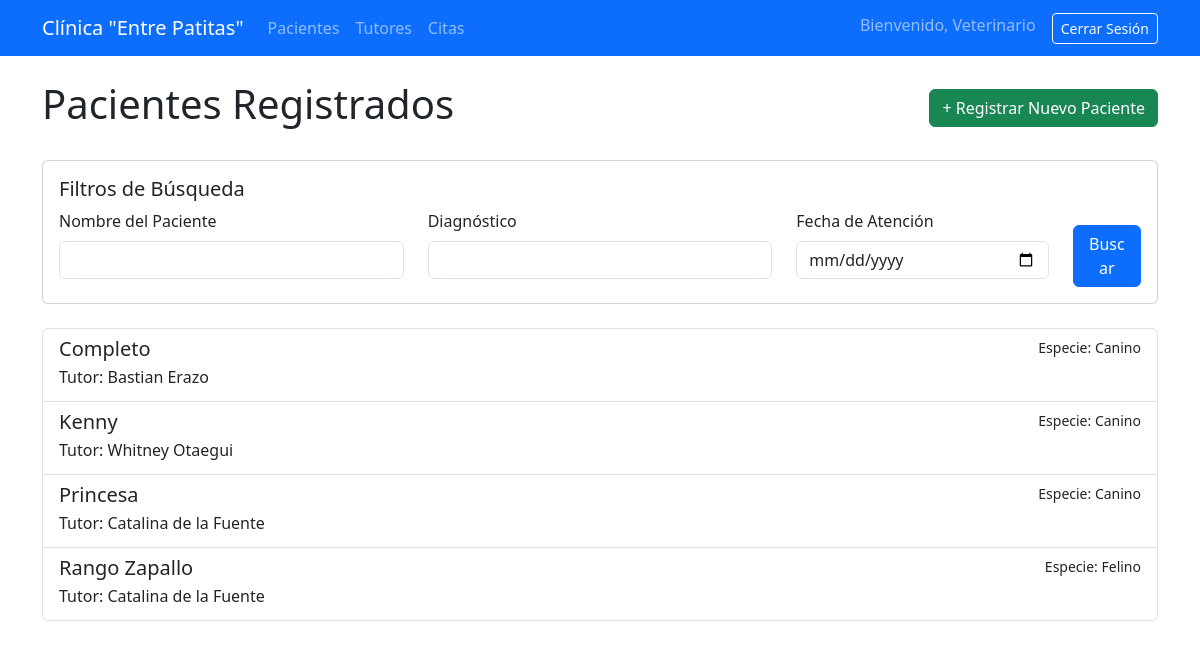
Screenshot of /gestion/pacientes/ (signed in) with the database file from the repository.
### gestion/models.py (models this page shows, shortened)
class Paciente(models.Model):
    foto = models.ImageField(upload_to='fotos_pacientes/', blank=True, null=True, verbose_name="Fotografía del Paciente")
    nombre = models.CharField(max_length=50)
    especie = models.CharField(max_length=50)
    raza = models.CharField(max_length=50)
    sexo = models.CharField(max_length=10)
    fecha_nacimiento = models.DateField()
    microchip_tatuaje = models.CharField(max_length=50, blank=True, null=True)
    alertas = models.ManyToManyField(AlertaClinica, blank=True, verbose_name="Alertas Clinicas")
    tutor = models.ForeignKey(Tutor, on_delete=models.CASCADE, related_name='pacientes')

class Tutor(models.Model):
    nombre_completo = models.CharField(max_length=100)
    rut = models.CharField(max_length=12, unique=True)
    direccion = models.CharField(max_length=200)
    telefono = models.CharField(max_length=15)
    email = models.EmailField(unique=True)
    datos_bloqueados = models.BooleanField(default=False, verbose_name="Datos Bloqueados (No editar)")
    history = HistoricalRecords()

### gestion/views.py (the view)
# urls.py: path('pacientes/', views.lista_pacientes, name='lista_pacientes'),
@login_required
def lista_pacientes(request):
    queryset = Paciente.objects.all()
    nombre_query = request.GET.get('nombre')
    diagnostico_query = request.GET.get('diagnostico')
    fecha_query = request.GET.get('fecha')
    if nombre_query:
        queryset = queryset.filter(nombre__icontains=nombre_query)
    if diagnostico_query:
        queryset = queryset.filter(atenciones__diagnostico__icontains=diagnostico_query)
    if fecha_query:
        queryset = queryset.filter(atenciones__fecha_atencion__date=fecha_query)
    pacientes_filtrados = queryset.distinct().order_by('nombre')
    contexto = {
        'pacientes': pacientes_filtrados,
    }
    return render(request, 'gestion/lista_pacientes.html', contexto)

### gestion/templates/gestion/lista_pacientes.html (shortened to what this page needs)
{% extends 'gestion/base.html' %}
{% block content %}
    <div class="d-flex justify-content-between align-items-center mb-4">
        <h1>Pacientes Registrados</h1>
        <a href="{% url 'crear_paciente' %}" class="btn btn-success">+ Registrar Nuevo Paciente</a>
    </div>
    <form method="get" class="card card-body mb-4">
        <h5 class="card-title">Filtros de Búsqueda</h5>
        <div class="row">
            <div class="col-md-4 mb-2">
                <label for="nombre" class="form-label">Nombre del Paciente</label>
                <input type="text" name="nombre" id="nombre" class="form-control" value="{{ request.GET.nombre }}">
            </div>
            <div class="col-md-4 mb-2">
                <label for="diagnostico" class="form-label">Diagnóstico</label>
                <input type="text" name="diagnostico" id="diagnostico" class="form-control" value="{{ request.GET.diagnostico }}">
            </div>
            <div class="col-md-3 mb-2">
                <label for="fecha" class="form-label">Fecha de Atención</label>
                <input type="date" name="fecha" id="fecha" class="form-control" value="{{ request.GET.fecha }}">
            </div>
            <div class="col-md-1 d-flex align-items-end">
                <button class="btn btn-primary w-100" type="submit">Buscar</button>
            </div>
        </div>
    </form>
    <div class="list-group">
        {% for paciente in pacientes %}
            <a href="{% url 'detalle_paciente' paciente.id %}" class="list-group-item list-group-item-action">
                <div class="d-flex w-100 justify-content-between">
                    <h5 class="mb-1">{{ paciente.nombre }}</h5>
                    <small>Especie: {{ paciente.especie }}</small>
                </div>
                <p class="mb-1">Tutor: {{ paciente.tutor.nombre_completo }}</p>
            </a>
        {% empty %}
            <div class="alert alert-info" role="alert">
                No hay pacientes registrados que coincidan con la búsqueda.
            </div>
        {% endfor %}
    </div>
{% endblock %}

### gestion/templates/gestion/base.html (shortened to what this page needs)
{% load static %}
<!doctype html>
<html lang="es">
<head>
    <link href="https://cdn.jsdelivr.net/npm/bootstrap@5.3.3/dist/css/bootstrap.min.css" rel="stylesheet">
</head>
<body>
    <nav class="navbar navbar-expand-lg navbar-dark bg-primary">
        <div class="container">
            <a class="navbar-brand" href="{% url 'lista_pacientes' %}">Clínica "Entre Patitas"</a>
            <div class="collapse navbar-collapse">
                <ul class="navbar-nav me-auto mb-2 mb-lg-0">
                    <li class="nav-item">
                        <a class="nav-link" href="{% url 'lista_pacientes' %}">Pacientes</a>
                    </li>
                    <li class="nav-item">
                        <a class="nav-link" href="{% url 'lista_tutores' %}">Tutores</a>
                    </li>
                    <li class="nav-item">
                        <a class="nav-link" href="{% url 'calendario_citas' %}">Citas</a>
                    </li>
                </ul>
                <ul class="navbar-nav ms-auto mb-2 mb-lg-0">
                    {% if user.is_authenticated %}
                        <li class="nav-item">
                            <span class="navbar-text">
                                Bienvenido, {{ user.username }}
                            </span>
                        </li>
                        <li class="nav-item ms-3">
                            <form action="{% url 'logout' %}" method="post" class="d-inline">
                                    <button type="submit" class="btn btn-outline-light btn-sm">Cerrar Sesión</button>
                            </form>
                        </li>
                    {% else %}
                        <li class="nav-item">
                            <a href="{% url 'login' %}" class="btn btn-outline-light btn-sm">Iniciar Sesión</a>
                        </li>
                    {% endif %}
                </ul>
            </div>
        </div>
    </nav>
    <main class="container mt-4">
        {% block content %}
        {% endblock %}
    </main>
</body>
</html>

### rows the page displays
Paciente: nombre "Completo", especie "Canino", tutor.nombre_completo "Bastian Erazo"
Paciente: nombre "Kenny", especie "Canino", tutor.nombre_completo "Whitney Otaegui"
Paciente: nombre "Princesa", especie "Canino", tutor.nombre_completo "Catalina de la Fuente"
Paciente: nombre "Rango Zapallo", especie "Felino", tutor.nombre_completo "Catalina de la Fuente"

### other values shown
{{ user.username }} "Veterinario"
